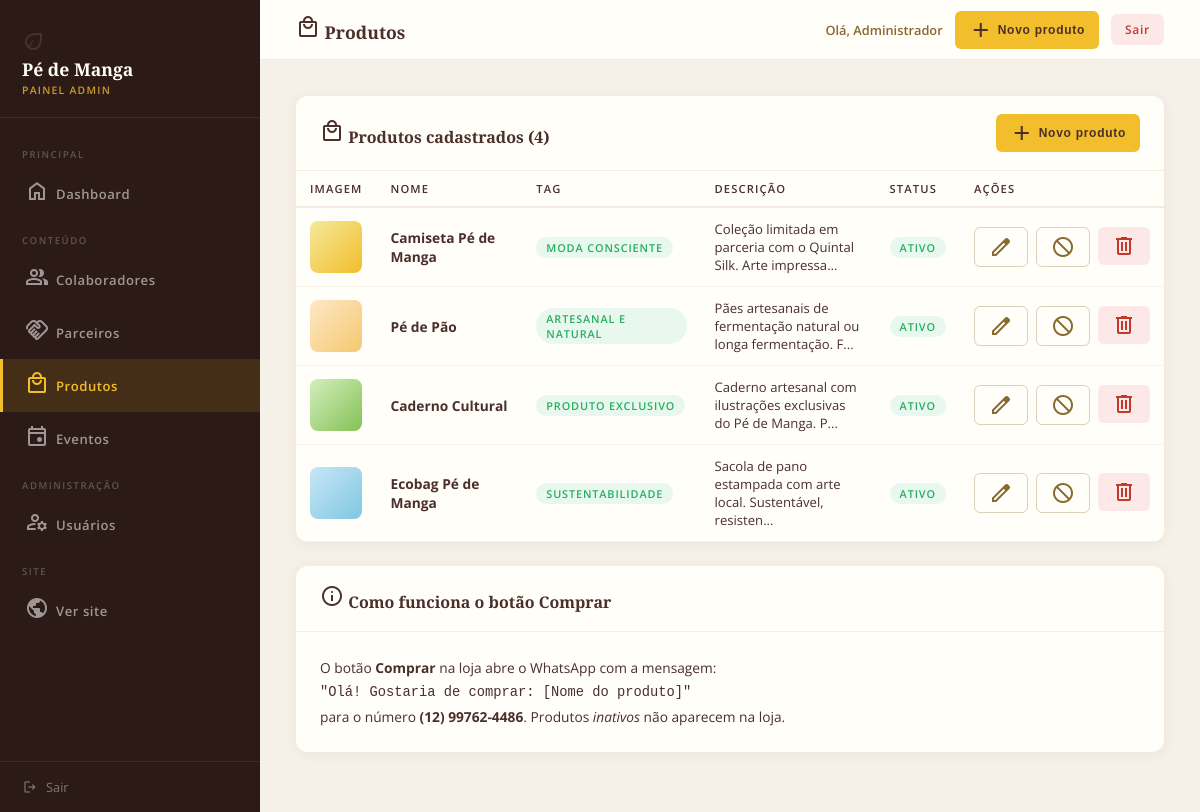
/admin/produtos.php (signed in), run on the app's committed database.
### tables this page shows
CREATE TABLE `produtos` (
  `id` int(10) UNSIGNED NOT NULL,
  `nome` varchar(255) NOT NULL,
  `descricao` text DEFAULT NULL,
  `tag` varchar(100) DEFAULT NULL,
  `foto` varchar(255) DEFAULT NULL,
  `cor_fundo` varchar(150) NOT NULL DEFAULT 'linear-gradient(135deg,#f4e999,#f2be2c)',
  `ativo` tinyint(1) NOT NULL DEFAULT 1,
  `criado_em` timestamp NOT NULL DEFAULT current_timestamp()
);

### admin/produtos.php (the view, shortened to what this page needs)
<?php
$db       = get_db();
$produtos = $db->query('SELECT * FROM produtos ORDER BY id')->fetchAll(PDO::FETCH_ASSOC);
?>
<!DOCTYPE html>
<html lang="pt-BR">
<head>
  <link rel="stylesheet" href="../assets/css/admin.css">
</head>
<body>
  <div class="admin-layout">
    <?php require '_sidebar.php'; ?>
    <div class="admin-main">
      <div class="admin-topbar">
        <h3><span class="material-symbols-outlined">local_mall</span> Produtos</h3>
        <div class="topbar-actions">
          <span class="topbar-user">Olá, <?= htmlspecialchars($_SESSION['adm_user']) ?></span>
          <button class="btn-adm btn-adm-primary" onclick="abrirModal('modalCriar')">
            <span class="material-symbols-outlined">add</span> Novo produto
          </button>
          <a href="logout.php" class="btn-adm btn-adm-danger">Sair</a>
        </div>
      </div>
      <div class="admin-content">
        <div class="admin-card">
          <div class="admin-card-header">
            <h4><span class="material-symbols-outlined">local_mall</span> Produtos cadastrados (<?= count($produtos) ?>)
            </h4>
            <button class="btn-adm btn-adm-primary" onclick="abrirModal('modalCriar')">
              <span class="material-symbols-outlined">add</span> Novo produto
            </button>
          </div>
          <div class="admin-card-body" style="padding:0;">
            <?php if (empty($produtos)): ?>
              <p style="text-align:center;padding:40px;color:var(--marrom-escuro);opacity:.85;">Nenhum produto cadastrado ainda.
              </p>
            <?php else: ?>
              <div class="table-scroll">
              <table>
                <thead>
                  <tr>
                    <th>Imagem</th>
                    <th>Nome</th>
                    <th class="th-hide-mobile">Tag</th>
                    <th class="th-hide-mobile">Descrição</th>
                    <th>Status</th>
                    <th>Ações</th>
                  </tr>
                </thead>
                <tbody>
                  <?php foreach ($produtos as $p): ?>
                    <tr>
                      <td>
                        <?php if (!empty($p['foto'])): ?>
                          <img src="../data/uploads/<?= htmlspecialchars($p['foto']) ?>"
                               style="width:52px;height:52px;object-fit:cover;border-radius:8px;border:2px solid var(--amarelo-pastel);">
                        <?php else: ?>
                          <div style="width:52px;height:52px;border-radius:8px;background:<?= htmlspecialchars($p['cor_fundo']) ?>;"></div>
                        <?php endif; ?>
                      </td>
                      <td><strong><?= htmlspecialchars($p['nome']) ?></strong></td>
                      <td class="td-hide-mobile">
                        <?php if (!empty($p['tag'])): ?>
                          <span class="badge badge-verde"><?= htmlspecialchars($p['tag']) ?></span>
                        <?php else: ?>&mdash;<?php endif; ?>
                      </td>
                      <td class="td-hide-mobile" style="max-width:220px;font-size:.82rem;"><?= htmlspecialchars(mb_strimwidth($p['descricao'] ?? '', 0, 65, '...')) ?></td>
                      <td>
                        <span class="badge <?= $p['ativo'] ? 'badge-verde' : '' ?>"
                          style="<?= !$p['ativo'] ? 'background:#fde8e8;color:#c0392b;' : '' ?>">
                          <?= $p['ativo'] ? 'Ativo' : 'Inativo' ?>
                        </span>
                      </td>
                      <td>
                        <div class="td-actions">
                          <button class="btn-adm btn-adm-outline"
                            onclick="abrirEdicao(<?= htmlspecialchars(json_encode($p)) ?>)"
                            title="Editar"><span class="material-symbols-outlined">edit</span></button>
                          <form method="POST" style="display:inline;">
                            <button type="submit"
                              class="btn-adm <?= $p['ativo'] ? 'btn-adm-outline' : 'btn-adm-verde' ?>"
                              title="<?= $p['ativo'] ? 'Desativar' : 'Ativar' ?>">
                              <span class="material-symbols-outlined"><?= $p['ativo'] ? 'block' : 'check_circle' ?></span>
                            </button>
                          </form>
                          <form method="POST" style="display:inline;"
                            onsubmit="return confirm('Excluir o produto <?= htmlspecialchars(addslashes($p['nome'])) ?>?')">
                            <button type="submit" class="btn-adm btn-adm-danger" title="Excluir">
                              <span class="material-symbols-outlined">delete</span>
                            </button>
                          </form>
                        </div>
                      </td>
                    </tr>
                  <?php endforeach; ?>
                </tbody>
              </table>
              </div>
            <?php endif; ?>
          </div>
        </div>
        <div class="admin-card">
          <div class="admin-card-header">
            <h4><span class="material-symbols-outlined">info</span> Como funciona o botão Comprar</h4>
          </div>
          <div class="admin-card-body">
            <p style="font-size:.86rem;color:var(--marrom-escuro);line-height:1.7;">
              O botão <strong>Comprar</strong> na loja abre o WhatsApp com a mensagem:<br>
              <code>"Olá! Gostaria de comprar: [Nome do produto]"</code><br>
              para o número <strong>(12) 99762-4486</strong>. Produtos <em>inativos</em> não aparecem na loja.
            </p>
          </div>
        </div>
      </div>
    </div>
  </div>
</body>
</html>

### assets/css/admin.css (style rules this page uses)
:root { --amarelo: #f2be2c; --marrom: #88692e; --marrom-escuro: #4a2f2a; --amarelo-pastel: #f4e999; --verde: #83c155; --branco: #fffef8; --fundo-claro: #fdf8ee; --text: #2d2d2d; --text-light: #444; --erro: #c0392b; --sucesso: #27ae60; --admin-sidebar: #2c1a16; --admin-bg: #f5f0e8; --sombra-leve: 0 2px 14px rgba(136, 105, 46, 0.1); --sombra-media: 0 8px 30px rgba(136, 105, 46, 0.14); --sombra-forte: 0 16px 50px rgba(136, 105, 46, 0.18); --radius: 12px; --nav-h: 68px; --glass: rgba(255, 255, 255, 0.95); --transition: all 0.3s cubic-bezier(0.4, 0, 0.2, 1); }
*, *::before, *::after { margin: 0; padding: 0; box-sizing: border-box; }
html, body { font-family: "Open Sans", sans-serif; font-weight: 400; background: var(--admin-bg); color: var(--marrom-escuro); min-height: 100vh; overflow-x: hidden; max-width: 100%; }
a { text-decoration: none; }
.admin-layout { display: flex; min-height: 100vh; }
.admin-main { margin-left: 260px; flex: 1; display: flex; flex-direction: column; min-height: 100vh; }
.admin-topbar { background: var(--branco); padding: 0 36px; height: 60px; display: flex; align-items: center; justify-content: space-between; border-bottom: 1px solid rgba(136, 105, 46, 0.12); position: sticky; top: 0; z-index: 40; }
.admin-topbar h3 { font-family: "Playfair Display", serif; font-size: 1.1rem; color: var(--marrom-escuro); }
.topbar-actions { display: flex; align-items: center; gap: 12px; }
.topbar-user { font-size: 0.8rem; color: var(--marrom); font-weight: 600; }
.admin-content { padding: 36px; flex: 1; }
.admin-card { background: var(--branco); border-radius: 12px; box-shadow: 0 2px 12px rgba(136, 105, 46, 0.08); margin-bottom: 24px; overflow: hidden; }
.admin-card-header { padding: 18px 24px; border-bottom: 1px solid rgba(136, 105, 46, 0.1); display: flex; align-items: center; justify-content: space-between; }
.admin-card-header h4 { font-family: "Playfair Display", serif; font-size: 1rem; color: var(--marrom-escuro); }
.admin-card-body { padding: 24px; }
table { width: 100%; border-collapse: collapse; }
thead tr { border-bottom: 2px solid rgba(136, 105, 46, 0.12); }
th { padding: 10px 14px; font-size: 0.7rem; font-weight: 600; letter-spacing: 0.1em; text-transform: uppercase; color: var(--marrom-escuro); text-align: left; }
tbody tr { border-bottom: 1px solid rgba(136, 105, 46, 0.07); transition: background 0.15s; }
td { padding: 12px 14px; font-size: 0.86rem; color: var(--marrom-escuro); vertical-align: middle; }
.td-actions { display: flex; gap: 8px; }
.btn-adm { display: inline-flex; align-items: center; gap: 5px; padding: 7px 14px; border-radius: 6px; font-size: 0.75rem; font-weight: 600; letter-spacing: 0.06em; cursor: pointer; border: none; transition: 0.2s; }
.btn-adm-primary { background: var(--amarelo); color: var(--marrom-escuro); }
.btn-adm-danger { background: #fde8e8; color: var(--erro); }
.btn-adm-outline { background: transparent; border: 1.5px solid rgba(136, 105, 46, 0.3); color: var(--marrom); }
.badge { display: inline-block; padding: 3px 10px; border-radius: 20px; font-size: 0.68rem; font-weight: 600; letter-spacing: 0.08em; text-transform: uppercase; }
.badge-verde { background: #e8f8ee; color: var(--sucesso); }

### data on the page
produtos: nome "Camiseta Pé de Manga", tag "MODA CONSCIENTE", descricao "Coleção limitada em parceria com o Quintal Silk. Arte impressa...", ativo "ATIVO"
produtos: nome "Pé de Pão", tag "ARTESANAL E NATURAL", descricao "Pães artesanais de fermentação natural ou longa fermentação. F...", ativo "ATIVO"
produtos: nome "Caderno Cultural", tag "PRODUTO EXCLUSIVO", descricao "Caderno artesanal com ilustrações exclusivas do Pé de Manga. P...", ativo "ATIVO"
produtos: nome "Ecobag Pé de Manga", tag "SUSTENTABILIDADE", descricao "Sacola de pano estampada com arte local. Sustentável, resisten...", ativo "ATIVO"

### other printed values
$_SESSION['adm_user'] "Administrador"
count($produtos) "4"
